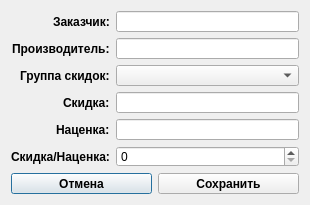
<?xml version="1.0" encoding="UTF-8"?>
<ui version="4.0">
 <class>CDiscountDialog</class>
 <widget class="QDialog" name="CDiscountDialog">
  <property name="geometry">
   <rect>
    <x>0</x>
    <y>0</y>
    <width>310</width>
    <height>205</height>
   </rect>
  </property>
  <property name="minimumSize">
   <size>
    <width>310</width>
    <height>205</height>
   </size>
  </property>
  <property name="maximumSize">
   <size>
    <width>310</width>
    <height>205</height>
   </size>
  </property>
  <property name="windowTitle">
   <string>Dialog</string>
  </property>
  <layout class="QGridLayout" name="gridLayout">
   <item row="1" column="0" colspan="2" alignment="Qt::AlignRight">
    <widget class="QLabel" name="labelProducer">
     <property name="font">
      <font>
       <family>Arial</family>
       <pointsize>9</pointsize>
       <weight>75</weight>
       <bold>true</bold>
      </font>
     </property>
     <property name="text">
      <string>Производитель:</string>
     </property>
    </widget>
   </item>
   <item row="1" column="2">
    <widget class="QLineEdit" name="lineEditProducer">
     <property name="font">
      <font>
       <family>Arial</family>
       <pointsize>9</pointsize>
      </font>
     </property>
    </widget>
   </item>
   <item row="2" column="0" colspan="2" alignment="Qt::AlignRight">
    <widget class="QLabel" name="labelGroupDiscount">
     <property name="font">
      <font>
       <family>Arial</family>
       <pointsize>9</pointsize>
       <weight>75</weight>
       <bold>true</bold>
      </font>
     </property>
     <property name="text">
      <string>Группа скидок:</string>
     </property>
    </widget>
   </item>
   <item row="2" column="2">
    <widget class="QComboBox" name="comboBoxGroupDiscount">
     <property name="font">
      <font>
       <family>Arial</family>
       <pointsize>9</pointsize>
      </font>
     </property>
    </widget>
   </item>
   <item row="5" column="0" colspan="2" alignment="Qt::AlignRight">
    <widget class="QLabel" name="labelDiscountMargin">
     <property name="font">
      <font>
       <family>Arial</family>
       <pointsize>9</pointsize>
       <weight>75</weight>
       <bold>true</bold>
      </font>
     </property>
     <property name="text">
      <string>Скидка/Наценка:</string>
     </property>
    </widget>
   </item>
   <item row="5" column="2">
    <widget class="QSpinBox" name="spinBoxDiscountMargin">
     <property name="font">
      <font>
       <family>Arial</family>
       <pointsize>9</pointsize>
      </font>
     </property>
    </widget>
   </item>
   <item row="6" column="0" colspan="3">
    <layout class="QHBoxLayout" name="hLayoutOkCancel">
     <item>
      <widget class="QPushButton" name="buttonCancel">
       <property name="font">
        <font>
         <family>Arial</family>
         <pointsize>9</pointsize>
         <weight>75</weight>
         <bold>true</bold>
        </font>
       </property>
       <property name="text">
        <string>Отмена</string>
       </property>
      </widget>
     </item>
     <item>
      <widget class="QPushButton" name="buttonSave">
       <property name="font">
        <font>
         <family>Arial</family>
         <pointsize>9</pointsize>
         <weight>75</weight>
         <bold>true</bold>
        </font>
       </property>
       <property name="text">
        <string>Сохранить</string>
       </property>
      </widget>
     </item>
    </layout>
   </item>
   <item row="0" column="2">
    <widget class="QLineEdit" name="lineEditCustomer">
     <property name="font">
      <font>
       <family>Arial</family>
       <pointsize>9</pointsize>
      </font>
     </property>
    </widget>
   </item>
   <item row="3" column="2">
    <widget class="QLineEdit" name="lineEditDiscount">
     <property name="font">
      <font>
       <family>Arial</family>
       <pointsize>9</pointsize>
      </font>
     </property>
    </widget>
   </item>
   <item row="4" column="2">
    <widget class="QLineEdit" name="lineEditMargin">
     <property name="font">
      <font>
       <family>Arial</family>
       <pointsize>9</pointsize>
      </font>
     </property>
    </widget>
   </item>
   <item row="3" column="0" colspan="2" alignment="Qt::AlignRight">
    <widget class="QLabel" name="labelDiscount">
     <property name="font">
      <font>
       <family>Arial</family>
       <pointsize>9</pointsize>
       <weight>75</weight>
       <bold>true</bold>
      </font>
     </property>
     <property name="text">
      <string>Скидка:</string>
     </property>
    </widget>
   </item>
   <item row="4" column="0" colspan="2" alignment="Qt::AlignRight">
    <widget class="QLabel" name="labelMargin">
     <property name="font">
      <font>
       <family>Arial</family>
       <pointsize>9</pointsize>
       <weight>75</weight>
       <bold>true</bold>
      </font>
     </property>
     <property name="text">
      <string>Наценка:</string>
     </property>
    </widget>
   </item>
   <item row="0" column="0" colspan="2" alignment="Qt::AlignRight">
    <widget class="QLabel" name="labelCustomer">
     <property name="font">
      <font>
       <family>Arial</family>
       <pointsize>9</pointsize>
       <weight>75</weight>
       <bold>true</bold>
      </font>
     </property>
     <property name="text">
      <string>Заказчик:</string>
     </property>
    </widget>
   </item>
  </layout>
 </widget>
 <resources/>
 <connections/>
</ui>
